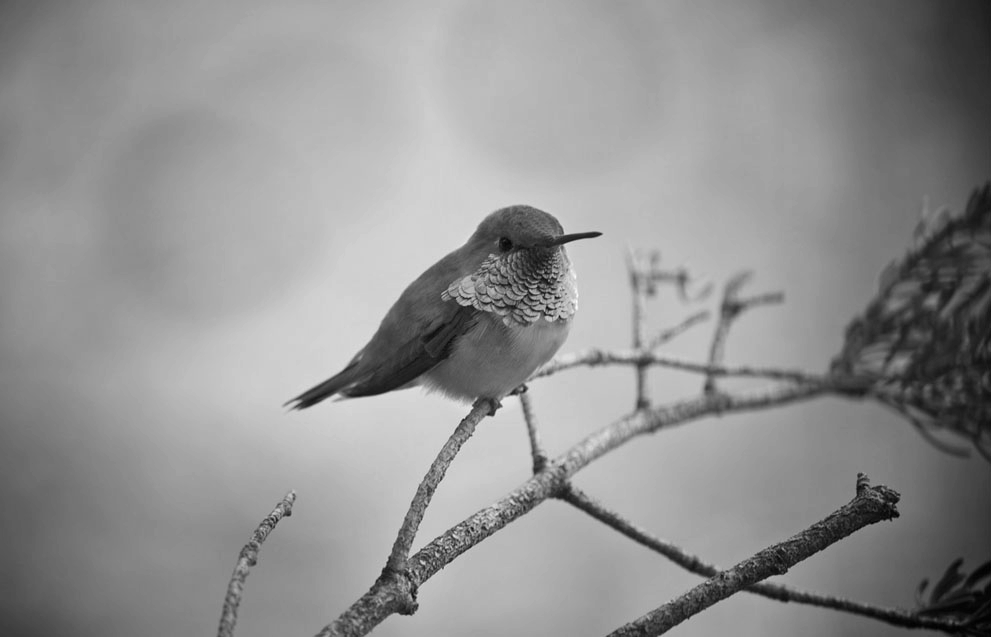
#> input picture image.png, 991 x 637 px
$ python pyramids.py
#> lines starting #> are read from the running program, lines starting #| are printed output that depends on the picture
import cv2
import matplotlib.pyplot as plt
from scipy.ndimage import gaussian_filter

p=3
pyramid=[]

def lowpass_gaussian(image, sigma):
    """Apply a lowpass Gaussian filter to the input image."""
    filtered_image = gaussian_filter(image, sigma=sigma)
    return filtered_image

def down_sample(image):
    """downsample image to half size"""

    image = cv2.pyrDown(image)
    return image

def construct_pyramid(image):
    for i in range(1,p):
        filterd=lowpass_gaussian(image,1.0)
        down =down_sample(filterd)
        pyramid.append(down)
        image=down

def upsample(image):
    upsampled_image = cv2.resize(image, None, fx=2, fy=2, interpolation=cv2.INTER_LINEAR)
    return upsampled_image

#load imag
img = cv2.imread("image.png")
#> img is the input picture: shape (637, 991, 3); min 0, max 254, mean 145.4

#construct image pyramid
pyramid.append(img)
construct_pyramid(img)
#> the loop in construct_pyramid, `for i in range(1,p):` made 2 passes
#> pass 2, in down_sample (call 2), `image = cv2.pyrDown(image)`:
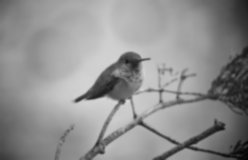
#> image: shape (160, 248, 3); min 5, max 215, mean 143.5
#> after the loop in construct_pyramid, `for i in range(1,p):`: pyramid = 3 items

#disply pyamid
fig, ax = plt.subplots(nrows=1, ncols=p,dpi=80, figsize=(15, 7),sharex=True, sharey=True)

for i in range(p-1,-1,-1):
    ax[i].imshow(pyramid[i])

plt.show()
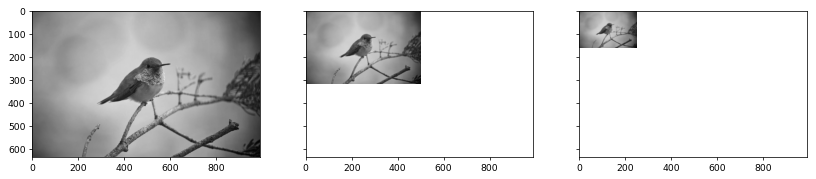
#> figure drawn by matplotlib, 3 panels

#bilinear interpolation for last image and display it
upsampled_image=upsample(pyramid[p-1])
cv2.imshow('Upsampled Image', upsampled_image)
cv2.waitKey(0)
cv2.destroyAllWindows()
